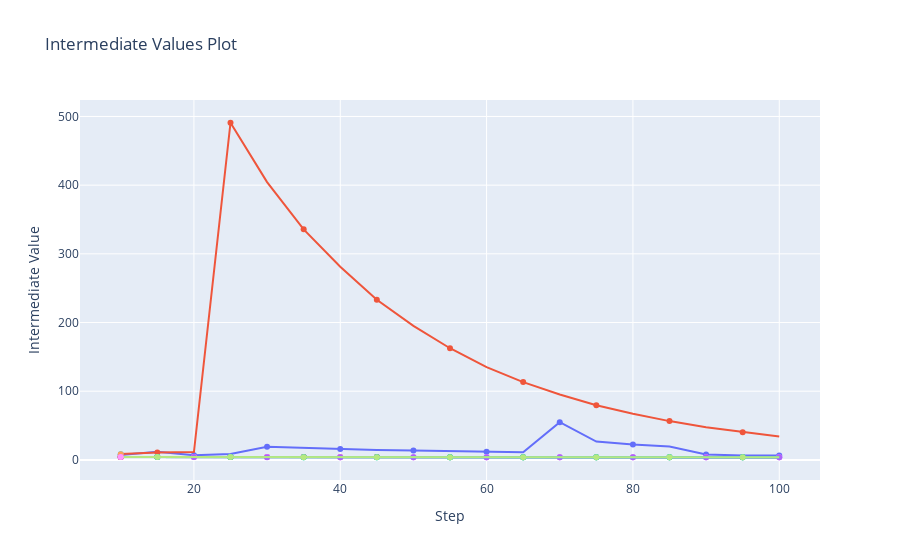

Notebook code cell kept with this figure:
### Code cell
optuna.visualization.plot_intermediate_values(study)

### Figure 1 — Plotly figure (JSON) as saved in the notebook; plotly's stock layout.template omitted (floating-point values rounded to 4 significant figures)
{"data": [{"marker": {"maxdisplayed": 10}, "mode": "lines+markers", "name": "Trial0", "type": "scatter", "x": [10, 15, 20, 25, 30, 35, 40, 45, 50, 55, 60, 65, 70, 75, 80, 85, 90, 95, 100], "y": [7.092, 11.66, 6.576, 8.628, 19.13, 17.25, 15.92, 14.53, 13.5, 12.5, 11.75, 11.09, 54.92, 26.75, 22.51, 19.62, 7.969, 6.321, 6.215]}, {"marker": {"maxdisplayed": 10}, "mode": "lines+markers", "name": "Trial1", "type": "scatter", "x": [10, 15, 20, 25, 30, 35, 40, 45, 50, 55, 60, 65, 70, 75, 80, 85, 90, 95, 100], "y": [8.48, 10.73, 11.36, 490.9, 404.5, 335.7, 281.2, 233.2, 195.0, 162.5, 135.1, 113.2, 95.26, 79.66, 67.3, 56.44, 47.65, 40.31, 34.04]}, {"marker": {"maxdisplayed": 10}, "mode": "lines+markers", "name": "Trial3", "type": "scatter", "x": [10, 15, 20, 25, 30, 35, 40, 45, 50, 55, 60, 65, 70, 75, 80, 85, 90, 95, 100], "y": [4.315, 4.22, 4.164, 4.124, 4.074, 4.061, 4.035, 4.015, 4.001, 3.99, 3.978, 3.965, 3.968, 3.946, 3.959, 3.951, 3.932, 3.931, 3.956]}, {"marker": {"maxdisplayed": 10}, "mode": "lines+markers", "name": "Trial4", "type": "scatter", "x": [10, 15, 20, 25, 30, 35, 40, 45, 50, 55, 60, 65, 70, 75, 80, 85, 90, 95, 100], "y": [4.269, 4.195, 4.127, 4.097, 4.07, 4.035, 4.003, 3.982, 3.984, 3.98, 3.977, 3.967, 3.945, 3.946, 3.925, 3.937, 3.913, 3.919, 3.913]}, {"marker": {"maxdisplayed": 10}, "mode": "lines+markers", "name": "Trial5", "type": "scatter", "x": [10, 15, 20, 25, 30, 35, 40, 45, 50, 55, 60, 65, 70, 75, 80, 85, 90, 95, 100], "y": [4.3, 4.204, 4.161, 4.107, 4.093, 4.046, 4.017, 4.01, 4.004, 4.008, 3.99, 3.987, 3.974, 3.97, 3.981, 3.967, 3.941, 3.949, 3.959]}, {"marker": {"maxdisplayed": 10}, "mode": "lines+markers", "name": "Trial6", "type": "scatter", "x": [10], "y": [8.122]}, {"marker": {"maxdisplayed": 10}, "mode": "lines+markers", "name": "Trial7", "type": "scatter", "x": [10, 15, 20, 25, 30, 35, 40, 45], "y": [4.262, 4.184, 4.124, 4.098, 4.065, 4.028, 4.017, 4.022]}, {"marker": {"maxdisplayed": 10}, "mode": "lines+markers", "name": "Trial8", "type": "scatter", "x": [10], "y": [4.423]}, {"marker": {"maxdisplayed": 10}, "mode": "lines+markers", "name": "Trial9", "type": "scatter", "x": [10, 15, 20, 25, 30, 35, 40, 45, 50, 55, 60, 65, 70, 75, 80, 85, 90, 95, 100], "y": [4.235, 4.163, 4.071, 4.062, 4.018, 3.98, 3.978, 3.952, 3.95, 3.945, 3.929, 3.902, 3.899, 3.893, 3.906, 3.876, 3.892, 3.89, 3.879]}, {"marker": {"maxdisplayed": 10}, "mode": "lines+markers", "name": "Trial10", "type": "scatter", "x": [10], "y": [4.316]}, {"marker": {"maxdisplayed": 10}, "mode": "lines+markers", "name": "Trial11", "type": "scatter", "x": [10], "y": [4.351]}, {"marker": {"maxdisplayed": 10}, "mode": "lines+markers", "name": "Trial12", "type": "scatter", "x": [10], "y": [4.337]}, {"marker": {"maxdisplayed": 10}, "mode": "lines+markers", "name": "Trial13", "type": "scatter", "x": [10, 15, 20, 25, 30, 35, 40, 45, 50, 55, 60, 65, 70, 75, 80, 85, 90, 95, 100], "y": [4.229, 4.152, 4.076, 4.033, 4.004, 3.972, 3.955, 3.934, 3.924, 3.923, 3.899, 3.907, 3.897, 3.898, 3.871, 3.874, 3.876, 3.863, 3.876]}, {"marker": {"maxdisplayed": 10}, "mode": "lines+markers", "name": "Trial14", "type": "scatter", "x": [10, 15, 20, 25, 30, 35, 40, 45, 50, 55, 60, 65, 70, 75, 80, 85, 90, 95, 100], "y": [4.223, 4.128, 4.053, 4.01, 3.967, 3.968, 3.942, 3.91, 3.933, 3.913, 3.898, 3.879, 3.87, 3.886, 3.852, 3.863, 3.864, 3.847, 3.828]}, {"marker": {"maxdisplayed": 10}, "mode": "lines+markers", "name": "Trial15", "type": "scatter", "x": [10], "y": [8.349]}, {"marker": {"maxdisplayed": 10}, "mode": "lines+markers", "name": "Trial16", "type": "scatter", "x": [10, 15, 20, 25, 30, 35, 40, 45, 50, 55, 60, 65, 70, 75, 80, 85, 90, 95, 100], "y": [4.269, 4.146, 4.075, 4.038, 4.001, 3.972, 3.955, 3.948, 3.928, 3.912, 3.913, 3.924, 3.879, 3.901, 3.877, 3.914, 3.868, 3.861, 3.861]}, {"marker": {"maxdisplayed": 10}, "mode": "lines+markers", "name": "Trial17", "type": "scatter", "x": [10], "y": [4.289]}, {"marker": {"maxdisplayed": 10}, "mode": "lines+markers", "name": "Trial18", "type": "scatter", "x": [10, 15, 20, 25, 30, 35, 40, 45, 50, 55, 60, 65, 70, 75, 80, 85, 90, 95, 100], "y": [4.26, 4.178, 4.094, 4.071, 4.033, 4.002, 3.98, 3.965, 3.951, 3.944, 3.934, 3.907, 3.91, 3.905, 3.905, 3.897, 3.895, 3.886, 3.874]}, {"marker": {"maxdisplayed": 10}, "mode": "lines+markers", "name": "Trial19", "type": "scatter", "x": [10], "y": [4.298]}], "layout": {"showlegend": false, "title": {"text": "Intermediate Values Plot"}, "xaxis": {"title": {"text": "Step"}}, "yaxis": {"title": {"text": "Intermediate Value"}}}}
